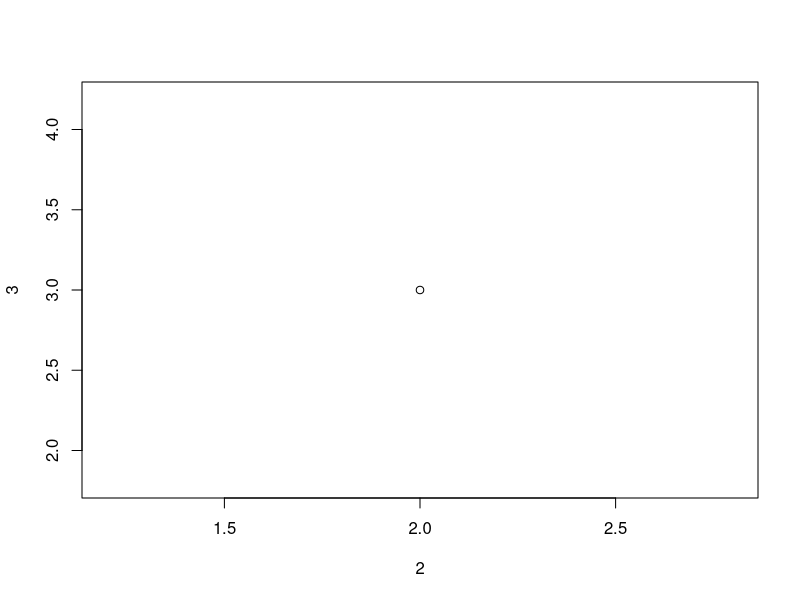
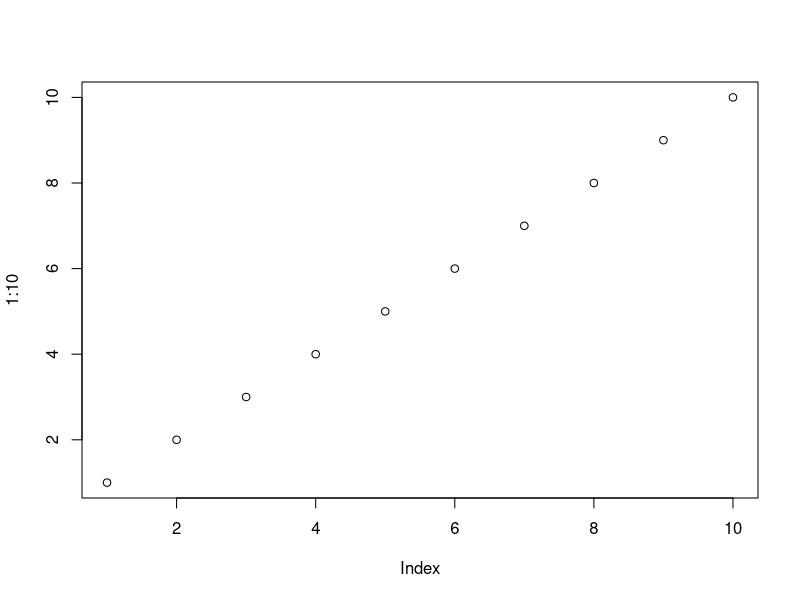
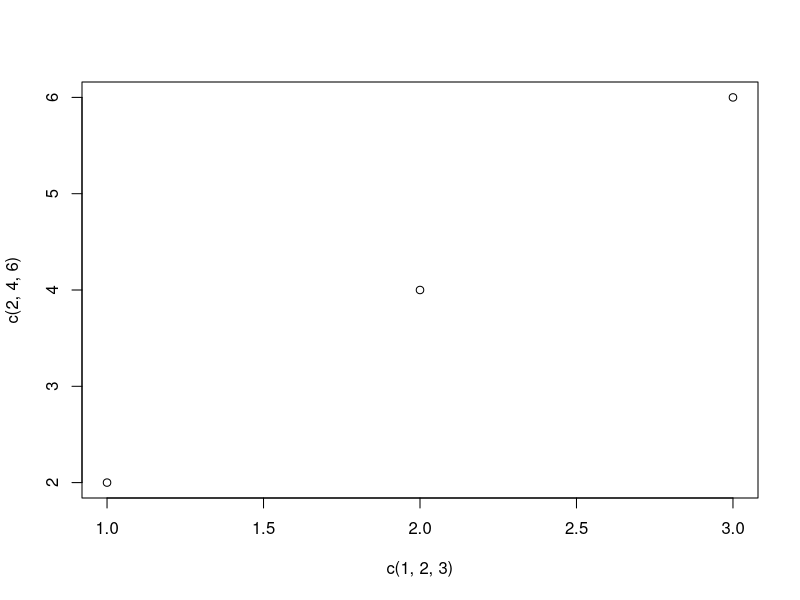
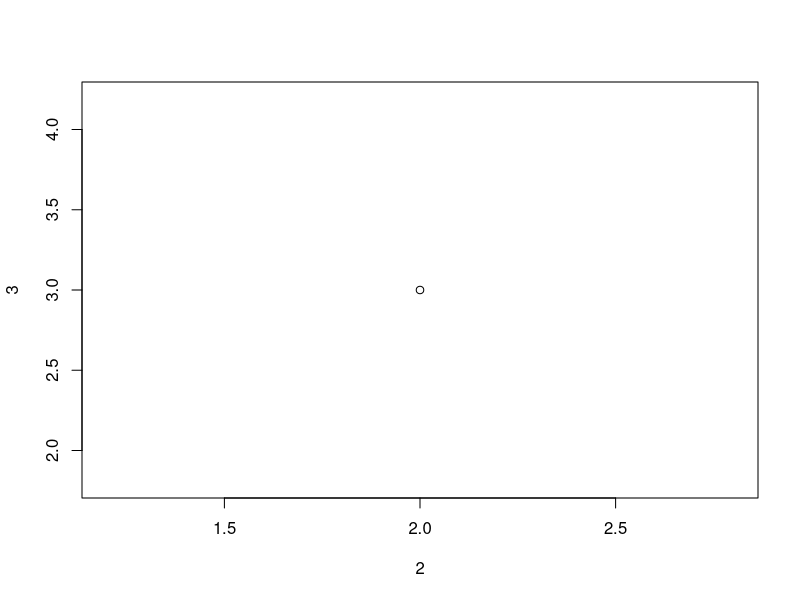
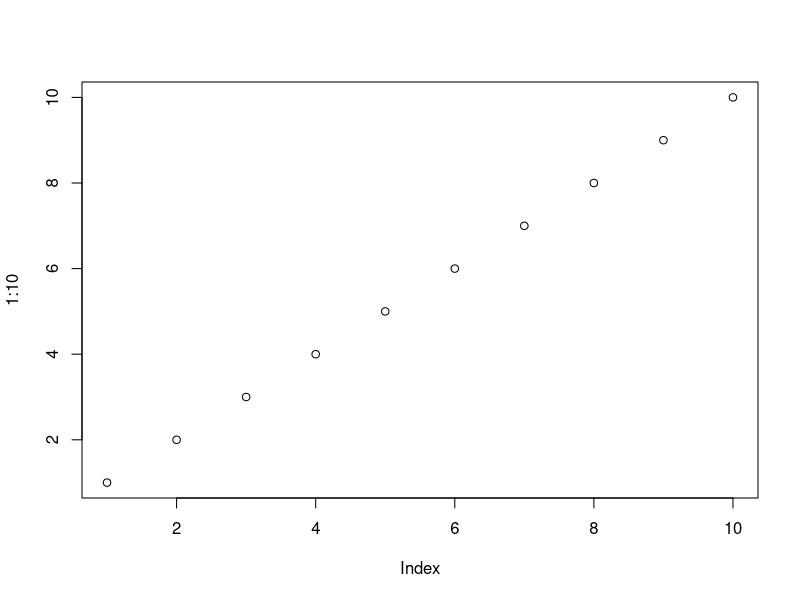
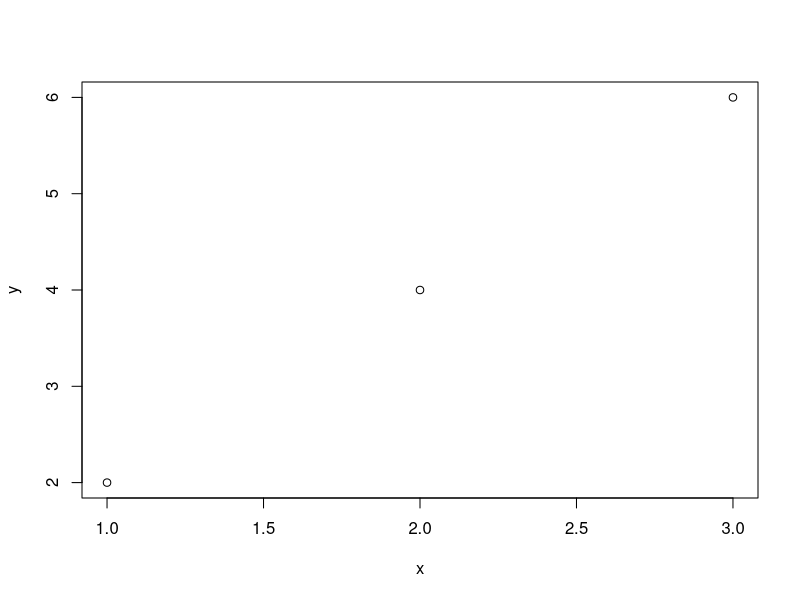
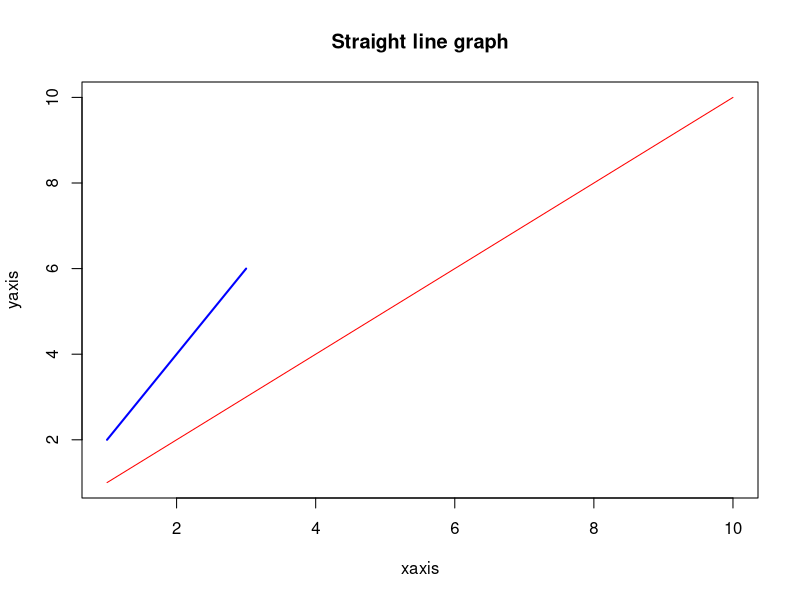
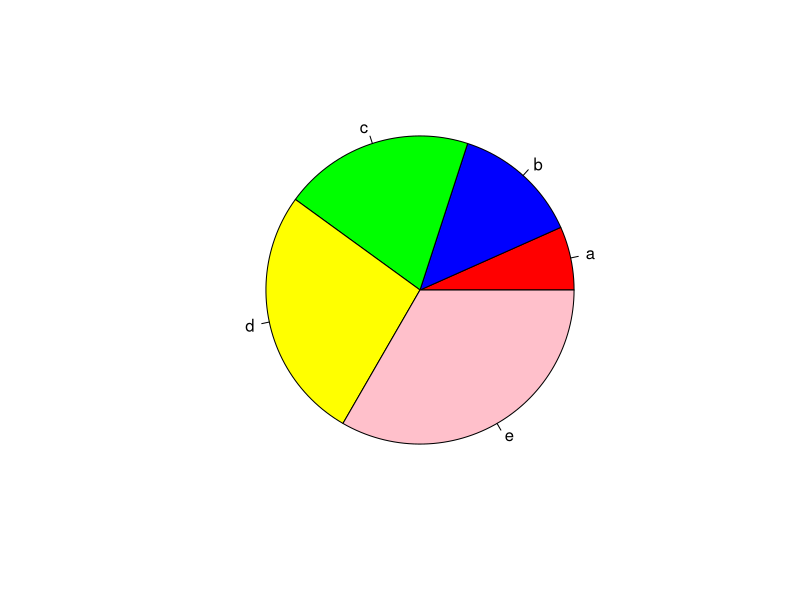

Here is the R script that generated these plots, in order:
#dataframe['all' should be 'a11' here]
a1=data.frame(Name=c("a","b","c"),Roll_no=c(1,2,3))
a1[1]
a1["Name"]
a1$Roll_no
all=data.frame(Name=c("a","b","c"),Roll_no=c(1,2,3),mob_no=c(4,5,9))
all
#To delete
all[-c(1)]
all[-c(2),-c(1)]
#dimension
dim(all)
summary(all)
cbind(a1,all)
a1
#rbind -> checks for columns and connects rows
#factors
music<-factor(c("jazz","pop"))
music

#plot
plot(2,3)
plot(1:10)
plot(c(1,2,3),c(2,4,6))

#OR
plot(2,3)
plot(1:10)
x=c(1,2,3)
y=c(2,4,6)
plot(x,y)

#OR [lwd: width of line, col: color of line, main: label for whole graph, y/xlab: y/x axis label, type: line graph type]
plot(1:10,type = 'l', xlab = "xaxis", ylab = "yaxis", main = "Straight line graph", col="red", lwd=1)

#To add new line when one already drawn
lines(x,y,type = 'l',xlab = "xaxis", ylab = "yaxis", main = "Straight line graph", col="blue", lwd=2)

#Pie chart
x<-c(10,20,30,40,50)
my_labels=c("a","b","c","d","e")
colours = c('red','blue','green','yellow','pink')
pie(x,col=colours,label=my_labels)

#Bar Chart
x<-c(10,20,30,40,50)
y<-c(1,2,3,4,5)
barplot(x,col = colours, horiz = TRUE )

#Compare if else [else should start from same line if statements ended with }]
a<-6
b<-5
if(b>a) {
  print("b greater than a")
} else if(a==b) {
  print ("equal")
} else  {
  print("b less than a")
}

# '|' OR ; '&' AND
# use i = i+1 instead of i++
